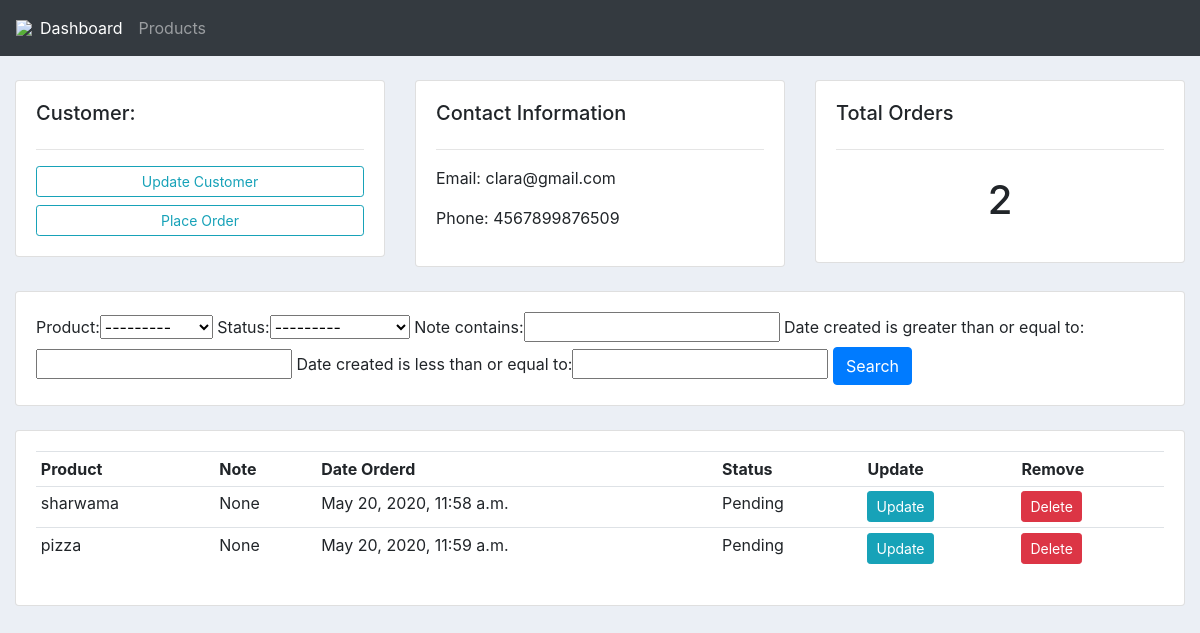
/customer/4/, run on the app's committed database.
### core/models.py (models this page shows, shortened)
class Customer(models.Model):
	name = models.CharField(max_length=200, null=True)
	phone = models.CharField(max_length=200, null=True)
	email = models.CharField(max_length=200, null=True)
	date_created = models.DateTimeField(auto_now_add=True, null=True)

class Order(models.Model):
	STATUS = (
			('Pending', 'Pending'),
			('Out for delivery', 'Out for delivery'),
			('Delivered', 'Delivered'),
			)
	customer = models.ForeignKey(Customer, null=True, on_delete= models.SET_NULL)
	product = models.ForeignKey(Product, null=True, on_delete= models.SET_NULL)
	date_created = models.DateTimeField(auto_now_add=True, null=True)
	status = models.CharField(max_length=200, null=True, choices=STATUS)
	note = models.CharField(max_length=1000, null=True)

class Product(models.Model):
	CATEGORY = (
			('Indoor', 'Indoor'),
			('Out Door', 'Out Door'),
			)
	name = models.CharField(max_length=200, null=True)
	price = models.FloatField(null=True)
	category = models.CharField(max_length=200, null=True, choices=CATEGORY)
	description = models.CharField(max_length=200, null=True, blank=True)
	date_created = models.DateTimeField(auto_now_add=True, null=True)
	tags = models.ManyToManyField(Tag)
	def __str__(self):
		return self.name

### core/views.py (the view)
# urls.py: path('customer/<str:pk_test>/', customer, name='customer'),
def customer(request, pk_test):
	customer = Customer.objects.get(id=pk_test)
	orders = customer.order_set.all()
	order_count = orders.count()
	myFilter = OrderFilter(request.GET, queryset=orders)
	orders = myFilter.qs
	context = {'customer':customer, 'orders':orders, 'order_count':order_count,
	'myFilter':myFilter}
	return render(request, 'core/customer.html',context)

### core/templates/core/customer.html
{%  extends 'core/main.html' %}
{% block content %}
	<br>
<div class="row">
	<div class="col-md">
		<div class="card card-body">
			<h5>Customer:</h5>
			<hr>
			<a class="btn btn-outline-info  btn-sm btn-block" href="">Update Customer</a>
			<a class="btn btn-outline-info  btn-sm btn-block" href="{% url 'create_order' customer.id %}">Place Order</a>
		</div>
	</div>
	<div class="col-md">
		<div class="card card-body">
			<h5>Contact Information</h5>
			<hr>
			<p>Email: {{customer.email}}</p>
			<p>Phone: {{customer.phone}}</p>
		</div>
	</div>
	<div class="col-md">
		<div class="card card-body">
			<h5>Total Orders</h5>
			<hr>
			<h1 style="text-align: center;padding: 10px">{{order_count}}</h1>
		</div>
	</div>
</div>
<br>
<div class="row">
	<div class="col">
		<div class="card card-body">
			<form method="get">
				{{myFilter.form}}
		    <button class="btn btn-primary" type="submit">Search</button>
		  </form>
		</div>
	</div>
</div>
<br>
<div class="row">
	<div class="col-md">
		<div class="card card-body">
			<table class="table table-sm">
				<tr>
					<th>Product</th>
					<th>Note</th>
					<th>Date Orderd</th>
					<th>Status</th>
					<th>Update</th>
					<th>Remove</th>
				</tr>
				{% for order in orders %}
				<tr>
					<td>{{order.product}}</td>
					<td>{{order.note}}</td>
					<td>{{order.date_created}}</td>
					<td>{{order.status}}</td>
					<td><a class="btn btn-sm btn-info" href="{% url 'update_order' order.id %}">Update</a></td>
					<td><a class="btn btn-sm btn-danger" href="{% url 'delete_order' order.id %}">Delete</a></td>
				</tr>
				{% endfor %}
			</table>
		</div>
	</div>
</div>
{% endblock %}

### static/css/main.css (style rules this page uses)
body { background-color: #ebeff5; }

### data on the page
Customer: email "clara@gmail.com", phone "4567899876509"
Order: product "sharwama", note "None", date_created "May 20, 2020, 11:58 a.m.", status "Pending"
Order: product "pizza", note "None", date_created "May 20, 2020, 11:59 a.m.", status "Pending"

### other printed values
{{ order_count }} "2"
